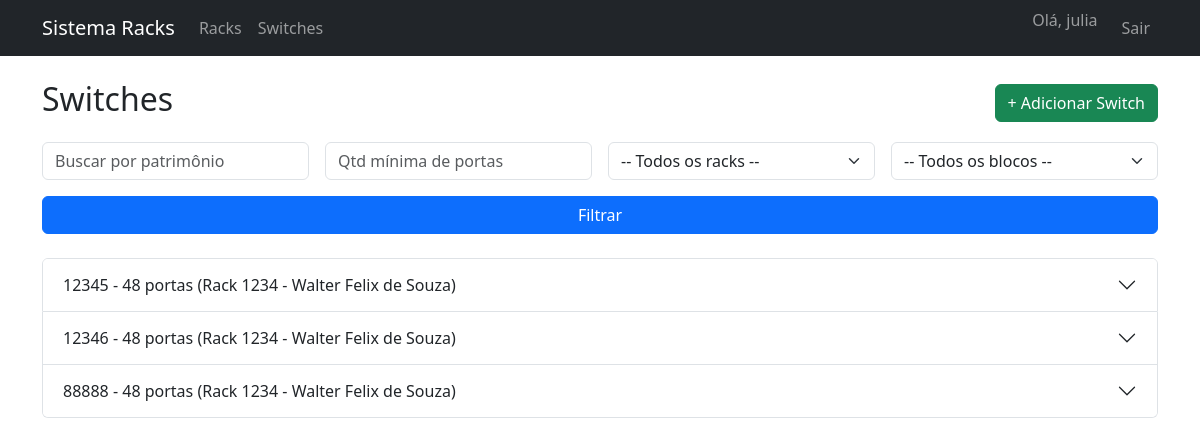
The page /inventario/switches/ (signed in) on the database its author committed.
### inventario/models.py (models this page shows, shortened)
class Switch(models.Model):
    id = models.AutoField(primary_key=True)
    num_patrimonio = models.CharField(max_length=50, unique=True)
    quantidade_portas = models.IntegerField()
    id_rack = models.ForeignKey(Rack, on_delete=models.CASCADE, related_name="switches")

class Rack(models.Model):
    id = models.AutoField(primary_key=True)
    num_patrimonio = models.CharField(max_length=50, unique=True)
    capacidade_u = models.IntegerField()
    sala = models.CharField(max_length=100)
    id_bloco = models.ForeignKey(Bloco, on_delete=models.CASCADE, related_name="racks")

class Bloco(models.Model):
    nome_bloco = models.CharField(max_length=100)

### inventario/views.py (the view)
# urls.py: path("switches/", views.switch_list, name="switch_list"),
@login_required
def switch_list(request):
    switches = Switch.objects.all()
    racks = Rack.objects.all()
    blocos = Bloco.objects.all()
    q = request.GET.get("q")
    portas = request.GET.get("portas")
    rack_id = request.GET.get("rack")
    bloco_id = request.GET.get("bloco")
    if q:
        switches = switches.filter(num_patrimonio__icontains=q)
    if portas:
        switches = switches.filter(quantidade_portas__gte=portas)
    if rack_id:
        switches = switches.filter(id_rack__id=rack_id)
    if bloco_id:
        switches = switches.filter(id_rack__id_bloco__id=bloco_id)
    return render(request, "switch_list.html", {
        "switches": switches,
        "racks": racks,
        "blocos": blocos,
    })

### templates/switch_list.html (shortened to what this page needs)
{% extends "base.html" %}
{% block content %}
<div class="d-flex justify-content-between align-items-center mb-3">
    <h2>Switches</h2>
    <a href="{% url 'switch_create' %}" class="btn btn-success">+ Adicionar Switch</a>
</div>
<form method="get" class="row g-3 mb-4">
    <div class="col-md-3">
        <input type="text" name="q" class="form-control" placeholder="Buscar por patrimônio"
               value="{{ request.GET.q }}">
    </div>
    <div class="col-md-3">
        <input type="number" name="portas" class="form-control" placeholder="Qtd mínima de portas"
               value="{{ request.GET.portas }}">
    </div>
    <div class="col-md-3">
        <select name="rack" class="form-select">
            <option value="">-- Todos os racks --</option>
        </select>
    </div>
    <div class="col-md-3">
        <select name="bloco" class="form-select">
            <option value="">-- Todos os blocos --</option>
        </select>
    </div>
    <div class="col-md-12 d-grid">
        <button type="submit" class="btn btn-primary">Filtrar</button>
    </div>
</form>
<div class="accordion" id="switchAccordion">
    {% for switch in switches %}
    <div class="accordion-item">
        <h2 class="accordion-header" id="heading{{ switch.id }}">
            <button class="accordion-button collapsed" type="button" data-bs-toggle="collapse"
                    data-bs-target="#collapse{{ switch.id }}" aria-expanded="false">
                {{ switch.num_patrimonio }} - {{ switch.quantidade_portas }} portas
                (Rack {{ switch.id_rack.num_patrimonio }} - {{ switch.id_rack.id_bloco.nome_bloco }})
            </button>
        </h2>
    </div>
    {% empty %}
    <div class="alert alert-info">Nenhum switch cadastrado.</div>
    {% endfor %}
</div>
{% endblock %}

### templates/base.html (shortened to what this page needs)
<!DOCTYPE html>
<html lang="pt-br">
<head>
    <link href="https://cdn.jsdelivr.net/npm/bootstrap@5.3.0/dist/css/bootstrap.min.css" rel="stylesheet">
</head>
<body>
    <nav class="navbar navbar-expand-lg navbar-dark bg-dark mb-4">
        <div class="container">
            <a class="navbar-brand" href="{% url 'home' %}">Sistema Racks</a>
            <div class="collapse navbar-collapse">
                <ul class="navbar-nav me-auto">
                    <li class="nav-item"><a class="nav-link" href="{% url 'rack_list' %}">Racks</a></li>
                    <li class="nav-item"><a class="nav-link" href="{% url 'switch_list' %}">Switches</a></li>
                </ul>
                <ul class="navbar-nav">
                    {% if user.is_authenticated %}
                        <li class="nav-item"><span class="navbar-text me-3">Olá, {{ user.username }}</span></li>
                        <li class="nav-item"><a class="nav-link" href="{% url 'logout' %}">Sair</a></li>
                    {% else %}
                        <li class="nav-item"><a class="nav-link" href="{% url 'login' %}">Entrar</a></li>
                    {% endif %}
                </ul>
            </div>
        </div>
    </nav>
    <div class="container">
        {% block content %}{% endblock %}
    </div>
</body>
</html>

### rows shown on the page
Switch: num_patrimonio "12345", quantidade_portas "48", id_rack.num_patrimonio "1234", id_rack.id_bloco.nome_bloco "Walter Felix de Souza"
Switch: num_patrimonio "12346", quantidade_portas "48", id_rack.num_patrimonio "1234", id_rack.id_bloco.nome_bloco "Walter Felix de Souza"
Switch: num_patrimonio "88888", quantidade_portas "48", id_rack.num_patrimonio "1234", id_rack.id_bloco.nome_bloco "Walter Felix de Souza"

### other values the page prints
{{ user.username }} "julia"
